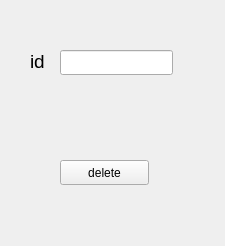
<?xml version="1.0" encoding="UTF-8"?>
<ui version="4.0">
 <class>Close</class>
 <widget class="QFrame" name="Close">
  <property name="geometry">
   <rect>
    <x>0</x>
    <y>0</y>
    <width>225</width>
    <height>246</height>
   </rect>
  </property>
  <property name="windowTitle">
   <string>Frame</string>
  </property>
  <widget class="QLabel" name="label">
   <property name="geometry">
    <rect>
     <x>30</x>
     <y>50</y>
     <width>67</width>
     <height>21</height>
    </rect>
   </property>
   <property name="text">
    <string>&lt;html&gt;&lt;head/&gt;&lt;body&gt;&lt;p align=&quot;justify&quot;&gt;&lt;span style=&quot; font-size:14pt;&quot;&gt;id&lt;/span&gt;&lt;/p&gt;&lt;/body&gt;&lt;/html&gt;</string>
   </property>
  </widget>
  <widget class="QPushButton" name="delete_">
   <property name="geometry">
    <rect>
     <x>60</x>
     <y>160</y>
     <width>89</width>
     <height>25</height>
    </rect>
   </property>
   <property name="text">
    <string>delete</string>
   </property>
  </widget>
  <widget class="QLineEdit" name="lineEdit">
   <property name="geometry">
    <rect>
     <x>60</x>
     <y>50</y>
     <width>113</width>
     <height>25</height>
    </rect>
   </property>
  </widget>
 </widget>
 <resources/>
 <connections/>
</ui>
